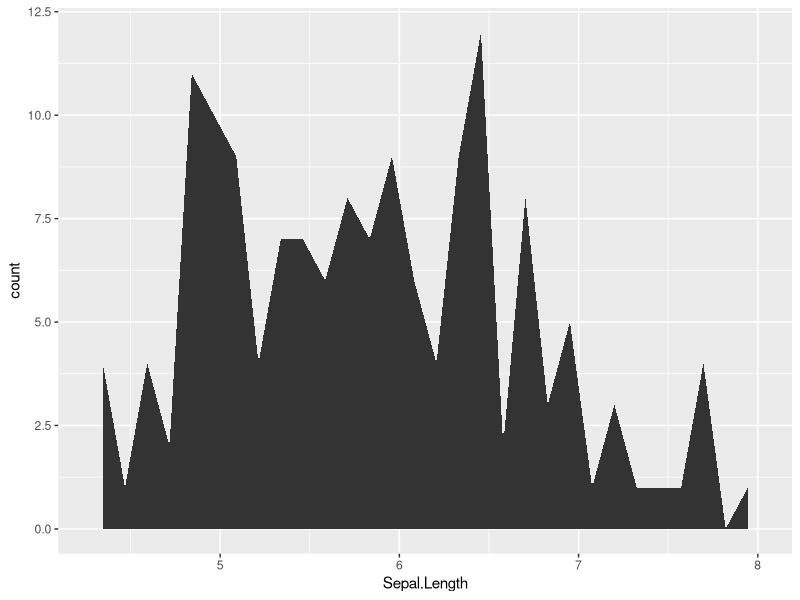
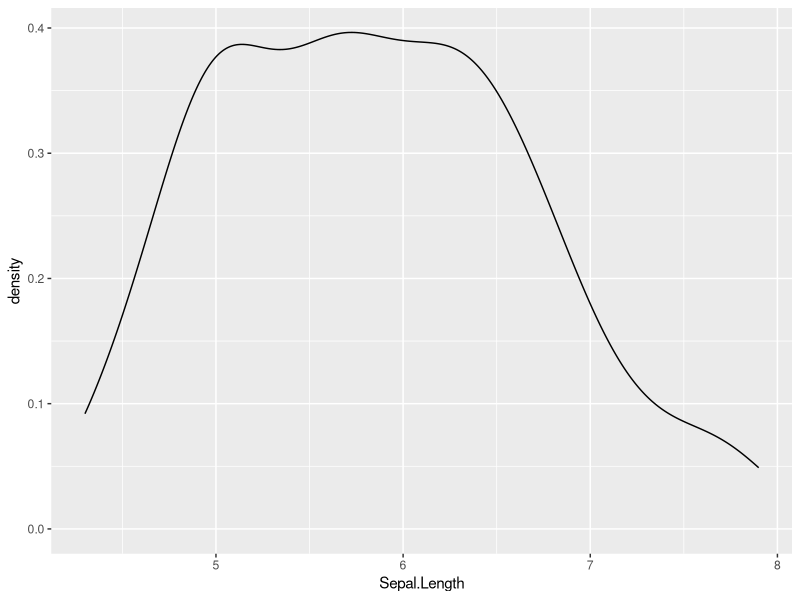
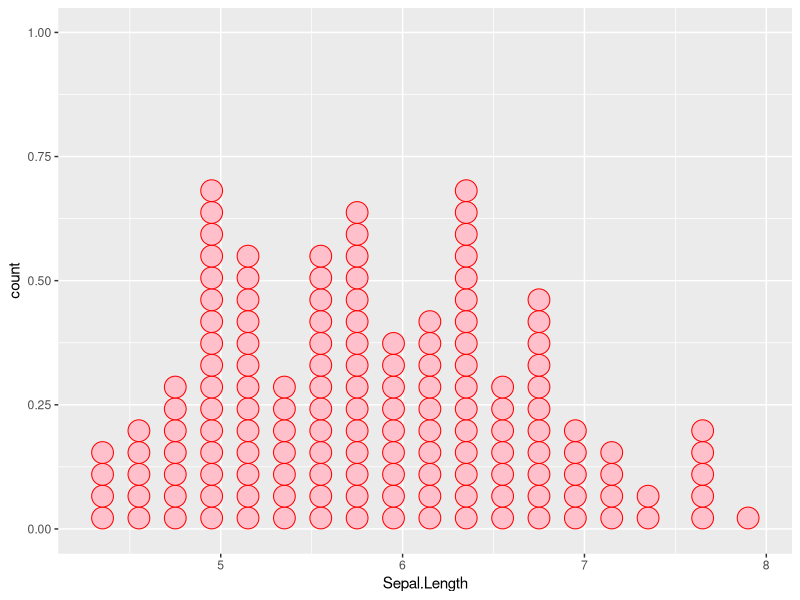
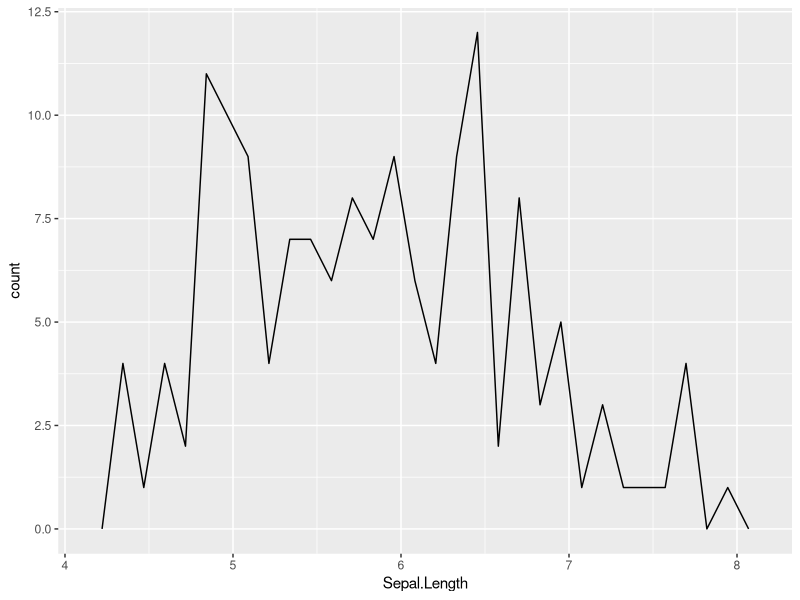
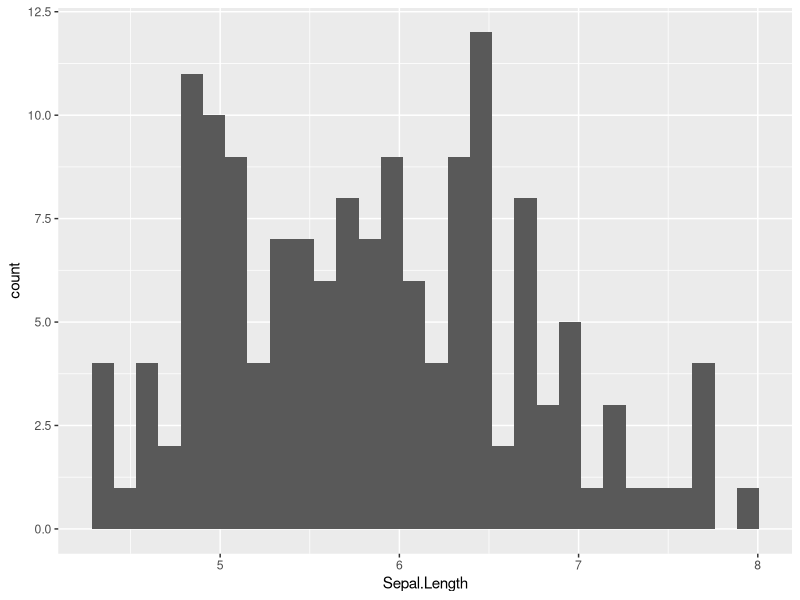

R code for these plots, in order: (Note: this script raises an error after producing the figures.)
#components
#ggplot2 is based on the grammar of graphics, the idea
#that you can build every graph from the same
#components: a data set, a coordinate system,
#and geoms-visual marks that represent data points.
#To display values, map variables in the data to visual
#properties of the geom (aesthetics) like size, color, and x
#and y locations

#Template:
library(ggplot2) #import the package

#ggplot(data, aes(x_axis, y_axis)) #Plot basics
#different geoms can be added to that in the form of layers to improve the plot
#example 
data(iris)
View(iris)

#aes argument determines the kind of coordinate we want (x,y,z...) axis

#Single Coordinate
#One numeric
a1 <- ggplot(iris, aes(Sepal.Length))

a1+ geom_area(stat = "bin")
#x, y, alpha, color, fill, linetype, size
a1 + geom_density(kernel = "gaussian")
#x, y, alpha, color, fill, group, linetype, size, weight
a1 + geom_dotplot(fill =  "pink", color = "red") #using the arguments
#x, y, alpha, color, fill
a1 + geom_freqpoly()
#x, y, alpha, color, group, linetype, size
a1 + geom_histogram()
#x, y, alpha, color, fill, linetype, size, weight
a1 + geom_qq(aes(sample = ))
#x, y, alpha, color, fill, linetype, size, weight

##scale color
a1 + geom_dotplot(aes(fill =  ..x..)) +  scale_fill_gradient(low="red", high="yellow")






#One factor
b1 <- ggplot(iris, aes(Species))

b1 + geom_bar(alpha = 5 )
#x, alpha, color, fill, linetype, size, weight

b1 + geom_bar(aes(fill = ..x..),  ) + scale_fill_gradient(low="red", high="yellow")

b2 <- b1 + geom_bar(aes(fill = ..x..),  ) + scale_fill_gradient(low="red", high="yellow")

##labelling
b2 + labs(x = "Species", y = "Counts",
     title ="A plot of distribution of plant species",
     subtitle = "Proportions",
     caption = "Figure 1",
     alt = "Add alt text to the plot")

##theme
## + theme_linedraw()



#Two coordinates
#Factor and numeric value
a <- ggplot(iris, aes(Species, Sepal.Length)) 

a + geom_col()
#x, y, alpha, color, fill, group, linetype, size
a + geom_boxplot()
#x, y, lower, middle, upper, ymax, ymin, alpha,
#color, fill, group, linetype, shape, size, weight
a + geom_dotplot(binaxis = "y", stackdir = "center")
#x, y, alpha, color, fill, group
a + geom_violin(scale = "area")
#x, y, alpha, color, fill, group, linetype, size, weight





#Numeric and numeric 
b <- ggplot(iris, aes(Sepal.Width, Sepal.Length)) 

b + geom_label(aes(label = Species), nudge_x = 1,
               nudge_y = 1) 
#- x, y, label, alpha, angle, color, family, fontface, hjust, lineheight, size, vjust
b + geom_point()
#x, y, alpha, color, fill, shape, size, stroke
b + geom_quantile()
#x, y, alpha, color, group, linetype, size, weight
b + geom_rug(sides = "bl")
#x, y, alpha, color, linetype, size
b + geom_smooth(method = lm)
#x, y, alpha, color, fill, group, linetype, size, weight
b + geom_text(aes(label = cty), nudge_x = 1,
nudge_y = 1) 
#- x, y, label, alpha, angle, color,
#family, fontface, hjust, lineheight, size, vjust



a #we havent added geoms so no points are shown for now 

a+geom_boxplot()#what kind of shape or GEOMetry shape do u want for your plot


#Factor and Factor
c <- ggplot(iris, aes(Species, Species)) 

c + geom_count()
#x, y, alpha, color, fill, shape, size, stroke
c + geom_jitter(height = 2, width = 2)
#x, y, alpha, color, fill, shape, size



##Three variables (you may never need it) if you do please refer to cheatsheet

##Continuous Bivariate Distributions
###May require further packages

a + geom_bin2d(binwidth = c(0.25, 500))
#x, y, alpha, color, fill, linetype, size, weight
a + geom_density_2d()
#x, y, alpha, color, group, linetype, size
a + geom_hex()
#x, y, alpha, color, fill, size


#continuous and a function e.g a regression, time series data, etc
b + geom_area()
#x, y, alpha, color, fill, linetype, size
b + geom_line()
#x, y, alpha, color, group, linetype, size
b + geom_step(direction = "hv")
#x, y, alpha, color, group, linetype, size




#A map
data <- data.frame(murder = USArrests$Murder,
                   state = tolower(rownames(USArrests)))
#A dataframe object is requires
map <- map_data("state")
k <- ggplot(data, aes(fill = murder))
k + geom_map(aes(map_id = state), map = map)+ expand_limits(x = map$long, y = map$lat)
#map_id, alpha, color, fill, linetype, size


















































